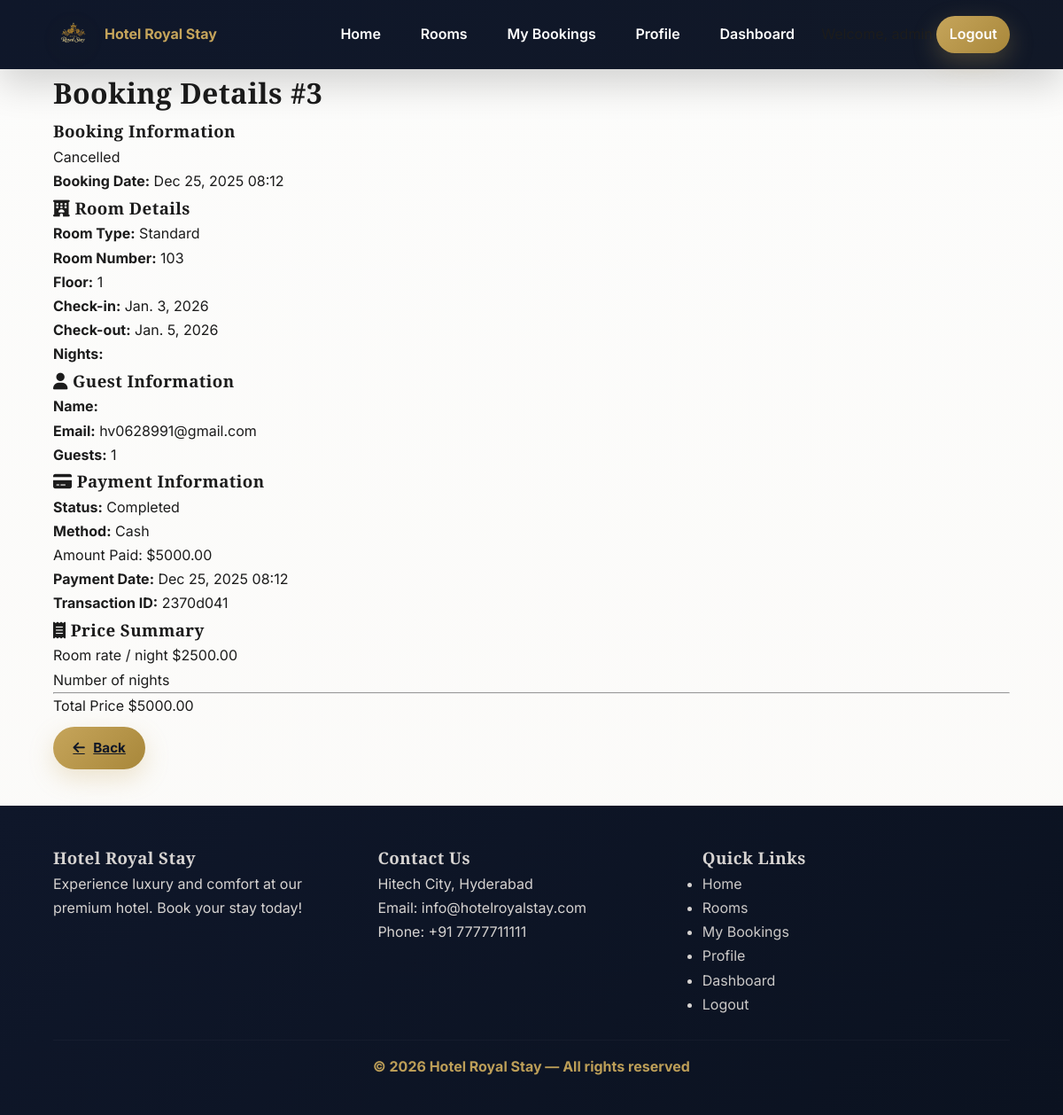
/booking/3/ (signed in), run on the app's committed database.
### hotel/models.py (models this page shows, shortened)
class Booking(models.Model):
    BOOKING_STATUS = [
        ('pending', 'Pending'),
        ('confirmed', 'Confirmed'),
        ('cancelled', 'Cancelled'),
        ('completed', 'Completed'),
    ]
    guest = models.ForeignKey(User, on_delete=models.CASCADE)
    room = models.ForeignKey(Room, on_delete=models.CASCADE)
    check_in_date = models.DateField()
    check_out_date = models.DateField()
    number_of_guests = models.PositiveIntegerField()
    total_price = models.DecimalField(max_digits=10, decimal_places=2)
    status = models.CharField(
        max_length=20,
        choices=BOOKING_STATUS,
        default="pending"
    )
    created_at = models.DateTimeField(auto_now_add=True)

class Room(models.Model):
    ROOM_STATUS = [
        ('available', 'Available'),
        ('occupied', 'Occupied'),
        ('maintenance', 'Maintenance'),
    ]
    room_number = models.CharField(max_length=10, unique=True)
    room_type = models.ForeignKey(RoomType, on_delete=models.CASCADE)
    floor_number = models.IntegerField()
    status = models.CharField(
        max_length=20,
        choices=ROOM_STATUS,
        default="available"
    )
    is_active = models.BooleanField(default=True)

class RoomType(models.Model):
    name = models.CharField(max_length=100)
    description = models.TextField()
    price_per_night = models.DecimalField(max_digits=10, decimal_places=2)
    capacity = models.PositiveIntegerField()
    amenities = models.TextField()
    image = models.ImageField(upload_to="room_types/", null=True, blank=True)
    is_active = models.BooleanField(default=True)

class Payment(models.Model):
    PAYMENT_STATUS = [
        ('pending', 'Pending'),
        ('completed', 'Completed'),
        ('cancelled', 'Cancelled'),
        ('refunded', 'Refunded'),
    ]
    PAYMENT_METHOD = [
        ('upi', 'UPI'),
        ('credit_card', 'Credit Card'),
        ('debit_card', 'Debit Card'),
        ('cash', 'Cash'),
    ]
    booking = models.OneToOneField(Booking, on_delete=models.CASCADE)
    amount = models.DecimalField(max_digits=10, decimal_places=2)
    payment_date = models.DateTimeField(auto_now_add=True)
    payment_method = models.CharField(
        max_length=20,
        choices=PAYMENT_METHOD,
        default="cash"
    )
    status = models.CharField(
        max_length=20,
        choices=PAYMENT_STATUS,
        default="pending"
    )
    transaction_id = models.CharField(
        max_length=100,
        unique=True,
        null=True,
        blank=True
    )

### hotel/views.py (the view)
# urls.py: path( "booking/<int:booking_id>/",views.booking_details,name="booking_details"),
@login_required
def booking_details(request, booking_id):
    booking = get_object_or_404(Booking, id=booking_id, guest=request.user)
    payment = Payment.objects.filter(booking=booking).first()
    return render(request, "hotel/booking_detail.html", {
        "booking": booking,
        "payment": payment
    })

### templates/hotel/booking_detail.html (shortened to what this page needs)
{% extends "base.html" %}
{% block content %}
<div class="booking-detail-container">
    <h1 class="page-title">Booking Details #{{ booking.id }}</h1>
    <div class="booking-summary">
        <div class="d-flex justify-between align-center">
            <div>
                <h3>Booking Information</h3>
                <span class="booking-status status-{{ booking.status }}">
                    {{ booking.status|title }}
                </span>
            </div>
            <p>
                <strong>Booking Date:</strong>
                {{ booking.created_at|date:"M d, Y H:i" }}
            </p>
        </div>
    </div>
    <section class="detail-section">
        <h3><i class="fas fa-hotel"></i> Room Details</h3>
        <div class="detail-grid">
            <div>
                <p><strong>Room Type:</strong> {{ booking.room.room_type.name }}</p>
                <p><strong>Room Number:</strong> {{ booking.room.room_number }}</p>
                <p><strong>Floor:</strong> {{ booking.room.floor_number }}</p>
            </div>
            <div>
                <p><strong>Check-in:</strong> {{ booking.check_in_date }}</p>
                <p><strong>Check-out:</strong> {{ booking.check_out_date }}</p>
                <p><strong>Nights:</strong> {{ booking.nights }}</p>
            </div>
        </div>
    </section>
    <section class="detail-section">
        <h3><i class="fas fa-user"></i> Guest Information</h3>
        <div class="detail-grid">
            <div>
                <p><strong>Name:</strong> {{ booking.guest.get_full_name }}</p>
                <p><strong>Email:</strong> {{ booking.guest.email }}</p>
                <p><strong>Guests:</strong> {{ booking.number_of_guests }}</p>
            </div>
        </div>
    </section>
    {% if payment %}
    <section class="detail-section payment-box">
        <h3><i class="fas fa-credit-card"></i> Payment Information</h3>
        <div class="detail-grid">
            <div>
                <p>
                    <strong>Status:</strong>
                    <span class="payment-status {{ payment.status }}">
                        {{ payment.status|title }}
                    </span>
                </p>
                <p><strong>Method:</strong> {{ payment.get_payment_method_display }}</p>
            </div>
            <div>
                <p class="price-highlight">
                    Amount Paid: ${{ payment.amount }}
                </p>
                <p>
                    <strong>Payment Date:</strong>
                    {{ payment.payment_date|date:"M d, Y H:i" }}
                </p>
                {% if payment.transaction_id %}
                <p><strong>Transaction ID:</strong> {{ payment.transaction_id }}</p>
                {% endif %}
            </div>
        </div>
    </section>
    {% endif %}
    <section class="detail-section">
        <h3><i class="fas fa-receipt"></i> Price Summary</h3>
        <div class="price-summary">
            <div class="price-row">
                <span>Room rate / night</span>
                <span>${{ booking.room.room_type.price_per_night }}</span>
            </div>
            <div class="price-row">
                <span>Number of nights</span>
            </div>
            <hr>
            <div class="price-total">
                <span>Total Price</span>
                <span>${{ booking.total_price }}</span>
            </div>
        </div>
    </section>
    <div class="form-actions mt-3">
        <a href="{% url 'my_bookings' %}" class="btn btn-secondary">
            <i class="fas fa-arrow-left"></i> Back
        </a>
    </div>
</div>
{% endblock %}

### static/css/style.css (style rules this page uses)
* { margin: 0; padding: 0; box-sizing: border-box; }
:root { --primary:#c6a55b; --primary-dark:#a8873a; --secondary:#0f172a; --luxury-dark:#1c1c1c; --light:#faf9f7; --border:#e4e2de; --shadow-soft: 0 8px 24px rgba(16,24,40,0.06); --shadow-deep: 0 18px 40px rgba(0,0,0,0.16); }
body { font-family:"Inter",sans-serif; background: linear-gradient(180deg,#fcfcfb,#fbfaf8); color:var(--luxury-dark); line-height:1.7; -webkit-font-smoothing:antialiased; -moz-osx-font-smoothing:grayscale; }
h1,h2,h3 { font-family:"Playfair Display",serif; letter-spacing:0.4px; }
.btn { display:inline-flex; align-items:center; gap:.6rem; padding:.7rem 1.4rem; border-radius:30px; border:none; cursor:pointer; font-weight:700; color:#111827; background: linear-gradient(135deg,var(--primary),var(--primary-dark)); box-shadow: 0 10px 28px rgba(198,165,91,0.28); transition: transform .18s ease, box-shadow .18s ease; }
.form-actions { display:flex; gap: .8rem; align-items:center; margin-top: .6rem; }
.form-actions .btn { font-size:0.95rem; }

### data on the page
Booking: id "3", status "Cancelled", created_at "Dec 25, 2025 08:12", room.room_type.name "Standard", room.room_number "103", room.floor_number "1", check_in_date "Jan. 3, 2026", check_out_date "Jan. 5, 2026", guest.email "hv0628991@gmail.com", number_of_guests "1", room.room_type.price_per_night "2500.00", total_price "5000.00"
Payment: status "Completed", payment_method "Cash", amount "5000.00", payment_date "Dec 25, 2025 08:12", transaction_id "2370d041"
